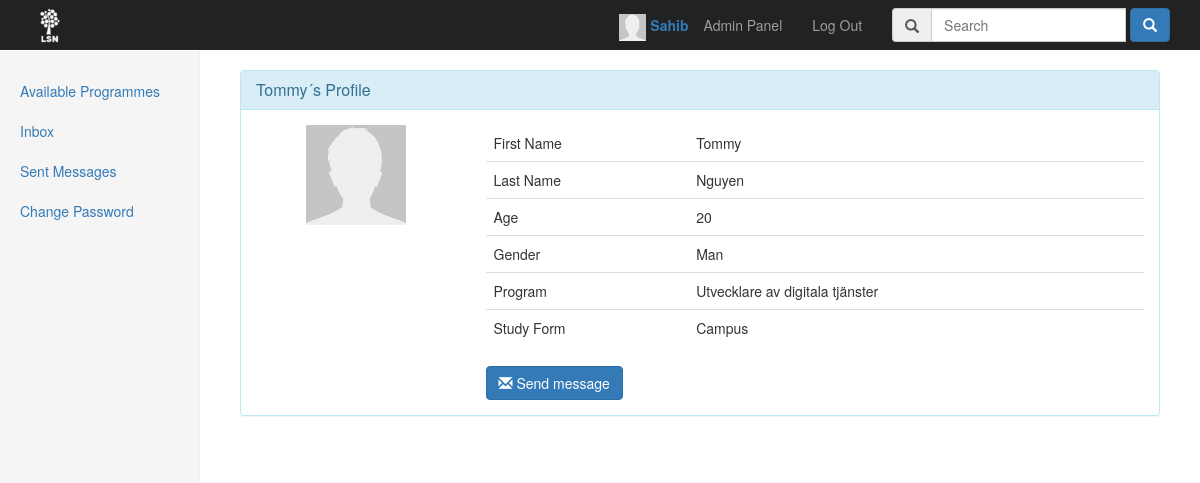
The app's page /Feed/index.php?profile&id=37 (signed in) with its own data.
### tables this page shows
CREATE TABLE IF NOT EXISTS `user` (
  `UserId` int(11) NOT NULL AUTO_INCREMENT,
  `Username` varchar(20) NOT NULL,
  `email` varchar(40) NOT NULL,
  `Hash` varchar(255) NOT NULL,
  `Role` int(11) NOT NULL DEFAULT '3',
  `passreset` int(11) NOT NULL,
  `imgName` varchar(255) DEFAULT NULL,
  `date` timestamp NULL DEFAULT CURRENT_TIMESTAMP,
  PRIMARY KEY (`UserId`),
  UNIQUE KEY `Name` (`Username`),
  UNIQUE KEY `email` (`email`),
  KEY `Id` (`UserId`),
  KEY `Id_2` (`UserId`),
  KEY `Id_3` (`UserId`),
  KEY `UserId` (`UserId`)
);

CREATE TABLE IF NOT EXISTS `userdetails` (
  `userDetailid` int(11) NOT NULL AUTO_INCREMENT,
  `UserId` int(11) NOT NULL,
  `firstname` varchar(50) NOT NULL,
  `lastname` varchar(50) NOT NULL,
  `sex` varchar(10) NOT NULL,
  `birthday` date DEFAULT NULL,
  `schoolForm` varchar(50) NOT NULL,
  `ProgramId` int(11) NOT NULL,
  PRIMARY KEY (`userDetailid`),
  KEY `UserId` (`UserId`),
  KEY `ProgramId` (`ProgramId`)
);

### Feed/View/ProfileView.php (the view, shortened to what the rows shown need)
<?php
require_once('View/BaseView.php');
require_once('Model/LoginModel.php');
class ProfileView extends BaseView
{
  private $messageRepository;
  protected $imagesModel;
  protected  $pic;
  private $pic2;
  protected $loginModel;
  function __construct()
  {
    $this->imagesModel = new ImagesModel();
    $this->loginModel = new LoginModel();
    $this->messageRepository = new MessagesRepository();
  }
 public function userProfile() {
    $Images = glob("imgs/*.*");
    if ($this->loginModel->getId() == $this->getId()) {
          $username = $this->loginModel->getUsername();
          $adminMenu = "";
          $userPic = "";
          $userPicProfile = "";
          if ($this->loginModel->isAdmin())
          {
            $adminMenu .= "<li><a name='AdminPanel' href='?". $this->AdminPanelLocation . "'>Admin Panel</a></li>";
          }
          $users = $this->loginModel->GetUserProfileDetails($this->loginModel->getId());
          foreach ($Images as $value)
          {
              $img = $this->imagesModel->getImages($this->loginModel->getId());
              $removeImg = $this->imagesModel->getImgToRemove(basename($value));
              if ($img->getImgName() == basename($value))
              {
                $userPic .= '<div><img id="profileImage" src="'.$value.'" > <label id="profileName"><a name="profile" href="?' . $this->userProfileLocation . "&id=".$this->loginModel->getId(). '">' . $username . '</a></label></div>';
                $this->pic = $value;
              }
          }
          if (basename($this->pic) === "" && $users->getSex() == "Man")
          {
              $userPic .= '<div><img id="profileImage" src="img/default.jpg"> <label id="profileName"><a name="profile" href="?' . $this->userProfileLocation . "&id=".$this->loginModel->getId(). '">' . $username . '</a></label></div>';
          }
          else if (basename($this->pic) === "" && $users->getSex() == "Kvinna")
          {
        $userPic .= '<div><img id="profileImage" src="img/kvinna.png"> <label id="profileName"><a name="profile" href="?' . $this->userProfileLocation . "&id=".$this->loginModel->getId(). '">' . $username . '</a></label></div>';
          }
            foreach ($Images as $value)
            {
            $img = $this->imagesModel->getImages($this->getId());
            if ($img !== null && empty($img) == false) {
              if ($img->getImgName() == basename($value)) {
                  $userPicProfile .= $value;
                  $this->pic2 = $value;
              }
            }
          }
          if(basename($this->pic2) === "" && $users->getSex() == "Man")
          {
            $userPicProfile .= 'img/default.jpg';
          }
         else if(basename($this->pic2) === "" && $users->getSex() == "Kvinna")
         {
           $userPicProfile .= 'img/kvinna.png';
         }
          $html = $this->cssView("Inbox");
          $open = $this->messageRepository->getIfOpenOrNot($this->loginModel->getId());
                      if ($open != null) {
                           if ($open == 1) {
                         $html .= '<li><a name="Inbox" href="?' . $this->inboxLocation ."&".$this->id."=".$this->loginModel->getId().'">Inbox <span class="badge">1</span></a></li>';
                       }
                       else {
                           $html .= '<li><a name="Inbox" href="?' . $this->inboxLocation ."&".$this->id."=".$this->loginModel->getId().'">Inbox  <span class="badge">' . $open . '</span></a></li>';
                       }
                      }
                      else {
                          $html .= '<li><a name="Inbox" href="?' . $this->inboxLocation ."&".$this->id."=".$this->loginModel->getId().'">Inbox</a></li><span class="sr-only">(current)</span></a></li>';
                      }
                  $html .= '<li><a name="Inbox" href="?' . $this->sendLocation ."&".$this->id."=".$this->loginModel->getId().'">Sent Messages</a></li>'.
                  '<li><a href="?' . $this->changePasswordLocation . '">Change Password</span></a></li>
                  </ul>
                </div>';
                $html .= '<div class="col-sm-9 col-sm-offset-3 col-md-10 col-md-offset-2 main">
                ' . $this->message . '';
            $birthday = $users->getBirthday();
            $studyForm = $users->getSchoolForm();
            $institute = $users->getInstitute();
            $email = $users->getEmail();
            $firstName = $users->getfName();
            $lastName = $users->getlName();
              if ($birthday == "0000-00-00")
              {
                  $birthday = "";
              }
          $html .= '<div class="panel panel-info">
            <div class="panel-heading">
              <h3 class="panel-title">My Profile</h3>
            </div>
            <div class="panel-body">
              <div class="row">
                <div class="col-md-3 col-lg-3 " align="center"> <img alt="Profile Picture" src="' . $userPicProfile . '" height="100" width="100">
        <form  class="form-horizontal" enctype="multipart/form-data" action="" method="post" name="image_upload_form" id="image_upload_form">
        <div class ="form-group">
                <input type="File" accept="imgs/*" name="image_upload_file" id="image_upload_file">
        </div>
        <div class="form-group">
                <input type="submit" name="change" value="Change Picture" class="btn btn-success" id="change">
        </div>
        <div class="form-group">
          <input type="submit" name="default" value="Remove Picture" class="btn btn-danger" id="default">
        </div>
        </form>
        </div>
                <div class=" col-md-9 col-lg-9 ">
                <form action="" method="post">
                  <table class="table table-user-information">
                    <tbody>
                      <tr>
                        <td>
                       <div class="input-group">
                      <span class="input-group-addon"><i class="glyphicon glyphicon-user"></i></span>
                        <input id="fName" class="form-control input-lg" name="' . $this->fNameLocation . '" value="' . $firstName . '" type="text" size="20" maxlength="20" placeholder="First Name" />
                        </div>
                        </td>
                      </tr>
                      <tr>
                      <td>
                      <div class="input-group">
                      <span class="input-group-addon"><i class="glyphicon glyphicon-user"></i></span>
                        <input id="lName" class="form-control input-lg" name="' . $this->lNameLocation . '" value="' . $lastName . '" type="text" size="20" maxlength="20" placeholder="Last Name" />
                         </div>
                         </td>
                      </tr>
                      <tr>
                        <td>
                                             <em>(optional)</em>
                      <div class="input-group">
                      <span class="input-group-addon"><i class="glyphicon glyphicon-gift"></i></span>
                        <input id="birthday" class="form-control input-lg"   name="' . $this->birthdayLocation . '" type="date" value="' . $birthday . '" placeholder="yyyy-mm-dd"/>
                        </div>
                        </td>
                      </tr>';
                  if ($users->getSex() == "Man")
                  {
                    $html .= '<tr><td>
                    <select class="form-control input-lg" name="' . $this->sexLocation . '">
                    <option value="" disabled>Choose Gender</option>
                  <option value="Man" selected>Man</option>
                  <option value="Kvinna">Woman</option>
                </select>
                    </div>
                  </div></td></tr>';
              }
              else
              {
                    $html .= '<tr><td>
                    <select class="form-control input-lg" name="' . $this->sexLocation . '">
                    <option value="" disabled>Choose Gender</option>
                  <option value="Man">Man</option>
                  <option value="Kvinna" selected>Woman</option>
                </select>
                    </div>
                  </div></td></tr>';
              }
              if ($studyForm == "Campus") {
                  $html .= '
                  <tr><td><select class="form-control input-lg" name="' . $this->schoolLocation . '">
                  <option value="" disabled>Choose Study Form</option>
                <option value="Campus" selected>Campus</option>
                <option value="Distans">Distance</option>
              </select></td></tr>';
              }
              else
              {
                  $html .= '
                  <tr><td><select class="form-control input-lg" name="' . $this->schoolLocation . '">
                  <option value="" disabled>Choose Study Form</option>
                <option value="Campus">Campus</option>
                <option value="Distans" selected>Distance</option>
              </select></td></tr>';
              }
            if ($institute == "2")
              {
                  $html .= '<tr><td><select class="form-control input-lg" name="' . $this->instituteLocation . '">
                  <option value="" disabled>Choose Program</option>
                <option value="2" selected>Utveckling av digitala tjänster</option>
                <option value="1">Webbprogrammerare</option>
                <option value="3">Interaktionsdesigner</option>
              </select></td></tr>';
              }
              else if ($institute == "1")
              {
                $html .= '<tr><td><select class="form-control input-lg" name="' . $this->instituteLocation . '">
                  <option value="" disabled>Choose Program</option>
                <option value="2">Utveckling av digitala tjänster</option>
                <option value="1" selected>Webbprogrammerare</option>
                <option value="3">Interaktionsdesigner</option>
              </select></td></tr>';
              }
              else
              {
                $html .= '<tr><td><select class="form-control input-lg" name="' . $this->instituteLocation . '">
                  <option value="" disabled>Choose Program</option>
                <option value="2">Utveckling av digitala tjänster</option>
                <option value="1">Webbprogrammerare</option>
                <option value="3" selected>Interaktionsdesigner</option>
              </select></td></tr>';
              }
                      $html .= '
                      <tr>
                      <td>
                    <input type="hidden" name="CSRFToken" value="' . Token::generate() . '" />
                    <input class="btn btn-primary" name="' . $this->editProfileLocation . '" type="submit" value="Update Profile" />
                    </td>
                    </tbody>
                  </table>
                  </div>
                </div>
              </div>
            </div>';
        }
        else
        {
          $userPicProfile = "";
      if ($this->loginModel->GetUserProfileDetails($this->getId()) !== NULL) {
         $user = $this->loginModel->GetUserProfileDetails($this->getId());
          if(basename($this->pic2) === "" && $user->getSex() == "Man")
          {
            $userPicProfile .= 'img/default.jpg';
          }
         else if(basename($this->pic2) === "" && $user->getSex() == "Kvinna")
         {
           $userPicProfile .= 'img/kvinna.png';
         }
            $birthday = $user->getBirthday();
            $age = "";
            if ($birthday != "0000-00-00" && $birthday !== NULL)
            {
              $age = $this->calculateAge($birthday);
            }
    }
          $html = $this->cssView("Profile");
          $open = $this->messageRepository->getIfOpenOrNot($this->loginModel->getId());
                      if ($open != null) {
                           if ($open == 1) {
                         $html .= '<li><a name="Inbox" href="?' . $this->inboxLocation ."&".$this->id."=".$this->loginModel->getId().'">Inbox <span class="badge">1</span></a></li>';
                       }
                       else {
                           $html .= '<li><a name="Inbox" href="?' . $this->inboxLocation ."&".$this->id."=".$this->loginModel->getId().'">Inbox  <span class="badge">' . $open . '</span></a></li>';
                       }
                      }
                      else {
                          $html .= '<li><a name="Inbox" href="?' . $this->inboxLocation ."&".$this->id."=".$this->loginModel->getId().'">Inbox</a></li><span class="sr-only">(current)</span></a></li>';
                      }
                  $html .= '<li><a name="Inbox" href="?' . $this->sendLocation ."&".$this->id."=".$this->loginModel->getId().'">Sent Messages</a></li>'.
                  '<li><a href="?' . $this->changePasswordLocation . '">Change Password</span></a></li>
                  </ul>
                </div>';
                $html .= '<div class="col-sm-9 col-sm-offset-3 col-md-10 col-md-offset-2 main">
                ' . $this->message . '';
        if ($this->loginModel->GetUserProfileDetails($this->getId()) !== NULL) {
          $html .= '<div class="panel panel-info">
            <div class="panel-heading">
              <h3 class="panel-title">' . $this->escape($this->loginModel->GetUserNameById($this->getId())) . '´s Profile</h3>
            </div>
            <div class="panel-body">
              <div class="row">
                <div class="col-md-3 col-lg-3 " align="center"> <img alt="Profile Picture" src="' . $userPicProfile . '" height="100" width="100"> </div>
                <div class=" col-md-9 col-lg-9 ">
                  <table class="table table-user-information">
                    <tbody>
                      <tr>
                        <td>First Name</td>
                        <td>'. $this->escape($user->getfName()) . '</td>
                      </tr>
                      <tr>
                        <td>Last Name</td>
                        <td>' . $this->escape($user->getlName()) . '</td>
                      </tr>
                      <tr>
                        <td>Age</td>
                        <td> ' . $age . '</td>
                      </tr>
                      <tr>
                        <td>Gender</td>
                        <td> ' . $user->getSex() . '</td>
                      </tr>
                      <tr>
                        <td>Program</td>
                        <td>' . $this->programToString($user->getInstitute()) . '</td>
                      </tr>
                      <tr>
                        <td>Study Form</td>
                        <td>' . $user->getSchoolForm(). '</td>
                      </tr>
                    </tbody>
                  </table>
                  <a href="?'.$this->msgFormLocation.'&'.$this->id.'='.$this->getId().'" class="btn btn-primary"><i class="glyphicon glyphicon-envelope"></i> Send message</a>
                </div>
              </div>
            </div>';
          }
          else
          {
             $html .= "<h4>This user does not exist</h4>";
          }
      }
      return $html;
  }
  public function RenderUserProfile($errorMessage = '') {
    $userProfile = $this->userProfile($errorMessage);
    return $userProfile;
  }
  public function calculateAge($birthdate)
  {
    $birthday = new DateTime($birthdate);
    $today   = new DateTime('today');
    return $age = $birthday->diff($today)->y;
  }
  public function programToString($id)
  {
    if ($id === "2")
    {
        return "Utvecklare av digitala tjänster";
    }
  }
 }

### records on screen
user: Username "Tommy"
userdetails: firstname "Tommy", lastname "Nguyen", birthday "20", sex "Man", ProgramId "Utvecklare av digitala tjänster", schoolForm "Campus"

### other values on screen
$username "Sahib"
